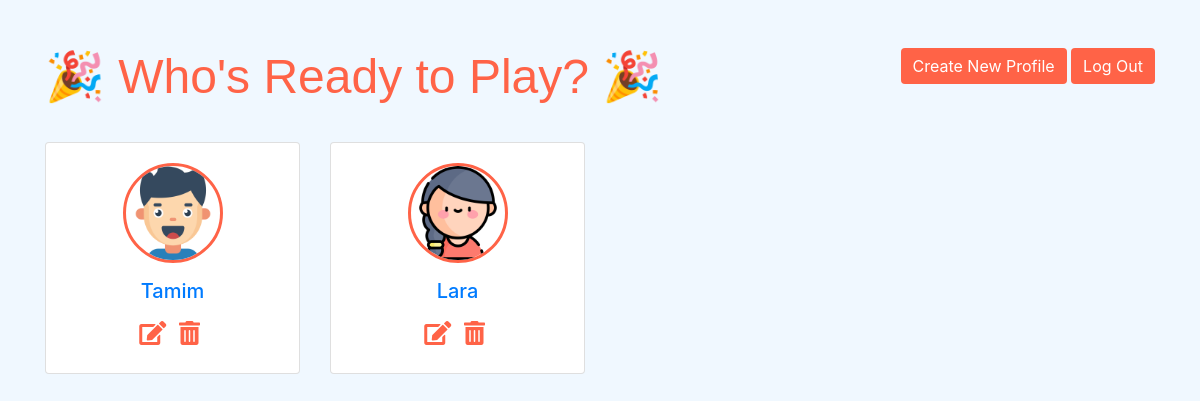
The app's page /view_children (signed in), older data.
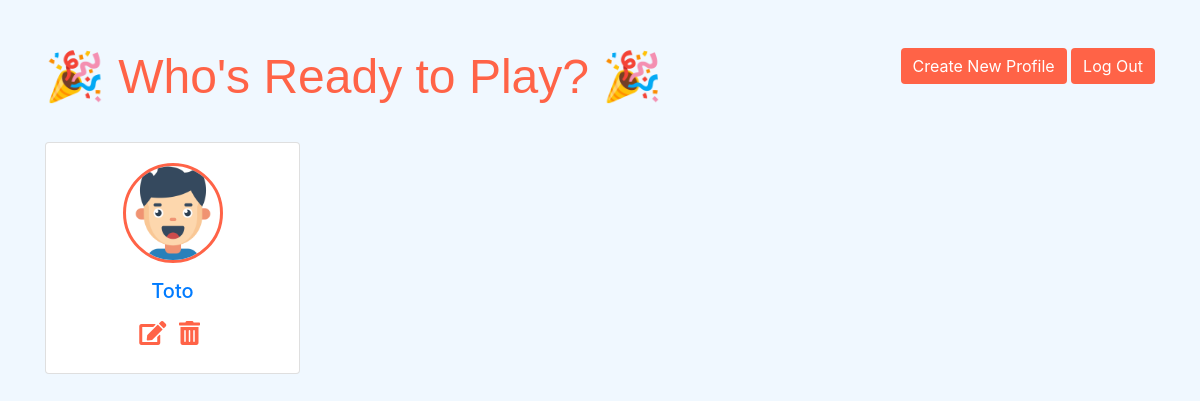
The same page, newer data.
### app/models.py (models this page shows)
class ChildProfile(db.Model):
    id = db.Column(db.Integer, primary_key=True)
    username = db.Column(db.String(100), nullable=False)
    gender = db.Column(db.String(10), nullable=False)
    age = db.Column(db.Integer, nullable=False)
    user_id = db.Column(db.Integer, db.ForeignKey('user.id'), nullable=False)
    scores = db.relationship('Score', backref='child', lazy=True)
    created_at = Column(DateTime, default=datetime.utcnow)  # Add this line
    def __repr__(self):
        return f"ChildProfile('{self.username}', '{self.age}', '{self.gender}')"

### app/auth/routes.py (the view)
@auth.route('/view_children')
@login_required
def view_children():
    profiles = ChildProfile.query.filter_by(user_id=current_user.id).all()
    print(f"Returning profiles: {profiles}")  # Debug print
    return render_template('view_children.html', profiles=profiles)

### app/__init__.py (called while the page is built)
@login_manager.user_loader
def load_user(user_id):
    return User.query.get(int(user_id))

### app/templates/view_children.html (shortened to what this page needs)
<!DOCTYPE html>
<html lang="en">
<head>
    <link rel="stylesheet" href="https://stackpath.bootstrapcdn.com/bootstrap/4.5.2/css/bootstrap.min.css">
    <link rel="stylesheet" href="https://cdnjs.cloudflare.com/ajax/libs/font-awesome/5.15.4/css/all.min.css">
</head>
<body>
    <div class="container mt-5">
        <div class="d-flex justify-content-between">
            <h1>🎉 Who's Ready to Play? 🎉</h1>
            <div>
                <a href="{{ url_for('auth.create_child_profile') }}" class="btn btn-primary">Create New Profile</a>
                <a href="{{ url_for('game.home') }}" class="btn btn-primary">Log Out</a>
            </div>
        </div>
        <div class="row mt-3">
            {% for profile in profiles %}
            <div class="col-md-3">
                <div class="card">
                    <div class="card-body text-center">
                        <img src="{{ profile.icon_url if profile.icon_url else url_for('static', filename='image/' + ('girl.png' if profile.gender.lower() == 'female' else 'boy.png')) }}"
                             alt="{{ profile.username }}" class="profile-icon">
                        <h5 class="card-title mt-3">
                            <a href="{{ url_for('game.categories', profile_id=profile.id, child_id=profile.id, category_id=1) }}">{{ profile.username }}</a>
                        </h5>
                        <a href="{{ url_for('auth.update_child_profile', child_id=profile.id) }}" class="icon-btn" title="Edit Profile">
                            <i class="fas fa-edit"></i>
                        </a>
                        <form action="{{ url_for('auth.delete_child_profile', child_id=profile.id) }}" method="post" class="d-inline">
                            <button type="submit" class="icon-btn" title="Delete Profile" onclick="return confirm('Are you sure you want to delete this profile?');">
                                <i class="fas fa-trash-alt"></i>
                            </button>
                        </form>
                    </div>
                </div>
            </div>
            {% endfor %}
        </div>
    </div>
</body>
</html>

Row changes from the older to the newer data that the page shows:
removed ChildProfile: shows a picture, username "Tamim"
removed ChildProfile: shows a picture, username "Lara"
added ChildProfile: username "Toto"
